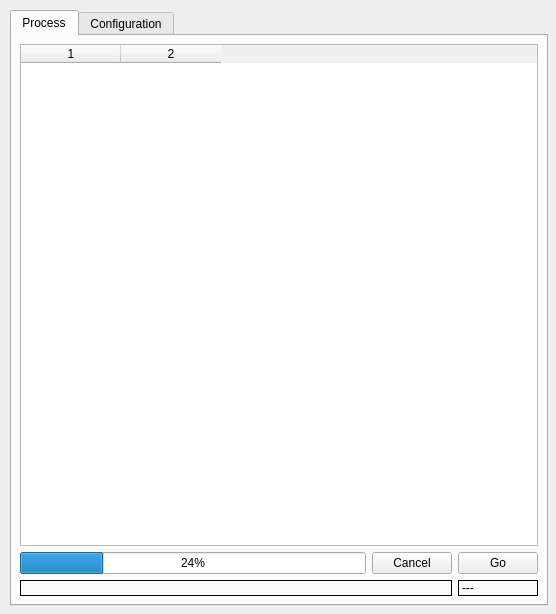
<ui version="4.0" >
 <author>Edmund Bayerle</author>
 <comment></comment>
 <exportmacro></exportmacro>
 <class>MainWindow</class>
 <widget class="QMainWindow" name="MainWindow" >
  <property name="geometry" >
   <rect>
    <x>0</x>
    <y>0</y>
    <width>556</width>
    <height>614</height>
   </rect>
  </property>
  <property name="windowTitle" >
   <string>MainWindow</string>
  </property>
  <widget class="QWidget" name="centralWidget" >
   <widget class="QTabWidget" name="tabWidget" >
    <property name="geometry" >
     <rect>
      <x>10</x>
      <y>10</y>
      <width>538</width>
      <height>596</height>
     </rect>
    </property>
    <widget class="QWidget" name="tab" >
     <attribute name="title" >
      <string>Process</string>
     </attribute>
     <layout class="QGridLayout" >
      <property name="margin" >
       <number>8</number>
      </property>
      <property name="spacing" >
       <number>6</number>
      </property>
      <item row="2" column="0" colspan="2" >
       <widget class="QLabel" name="statusLine" >
        <property name="frameShape" >
         <enum>QFrame::Box</enum>
        </property>
        <property name="text" >
         <string/>
        </property>
       </widget>
      </item>
      <item row="2" column="2" >
       <widget class="QLabel" name="speedLine" >
        <property name="frameShape" >
         <enum>QFrame::Box</enum>
        </property>
        <property name="text" >
         <string>---</string>
        </property>
       </widget>
      </item>
      <item row="1" column="2" >
       <widget class="QPushButton" name="buttonGo" >
        <property name="text" >
         <string>Go</string>
        </property>
       </widget>
      </item>
      <item row="1" column="1" >
       <widget class="QPushButton" name="buttonCancel" >
        <property name="text" >
         <string>Cancel</string>
        </property>
       </widget>
      </item>
      <item row="1" column="0" >
       <widget class="QProgressBar" name="downloadProgress" >
        <property name="value" >
         <number>24</number>
        </property>
       </widget>
      </item>
      <item row="0" column="0" colspan="3" >
       <widget class="QTableWidget" name="filesView" >
        <property name="columnCount" >
         <number>2</number>
        </property>
       </widget>
      </item>
     </layout>
    </widget>
    <widget class="QWidget" name="tab" >
     <attribute name="title" >
      <string>Configuration</string>
     </attribute>
     <widget class="QGroupBox" name="groupBox" >
      <property name="geometry" >
       <rect>
        <x>9</x>
        <y>9</y>
        <width>516</width>
        <height>101</height>
       </rect>
      </property>
      <property name="title" >
       <string>Directories</string>
      </property>
      <layout class="QGridLayout" >
       <property name="margin" >
        <number>8</number>
       </property>
       <property name="spacing" >
        <number>6</number>
       </property>
       <item row="0" column="1" >
        <widget class="QLineEdit" name="textEditSource" />
       </item>
       <item row="0" column="0" >
        <widget class="QLabel" name="label" >
         <property name="text" >
          <string>&lt;html>&lt;head>&lt;meta name=&quot;qrichtext&quot; content=&quot;1&quot; />&lt;/head>&lt;body style=&quot; white-space: pre-wrap; font-family:Sans Serif; font-weight:400; font-style:normal; text-decoration:none;&quot;>&lt;p style=&quot; margin-top:0px; margin-bottom:0px; margin-left:0px; margin-right:0px; -qt-block-indent:0; text-indent:0px;&quot;>Source:&lt;/p>&lt;/body>&lt;/html></string>
         </property>
        </widget>
       </item>
       <item row="1" column="0" >
        <widget class="QLabel" name="label_2" >
         <property name="text" >
          <string>&lt;html>&lt;head>&lt;meta name=&quot;qrichtext&quot; content=&quot;1&quot; />&lt;/head>&lt;body style=&quot; white-space: pre-wrap; font-family:Sans Serif; font-weight:400; font-style:normal; text-decoration:none;&quot;>&lt;p style=&quot; margin-top:0px; margin-bottom:0px; margin-left:0px; margin-right:0px; -qt-block-indent:0; text-indent:0px;&quot;>Destination:&lt;/p>&lt;/body>&lt;/html></string>
         </property>
        </widget>
       </item>
       <item row="0" column="2" >
        <widget class="QPushButton" name="buttonBrowseSource" >
         <property name="text" >
          <string>Browse</string>
         </property>
        </widget>
       </item>
       <item row="1" column="2" >
        <widget class="QPushButton" name="buttonBrowseDestination" >
         <property name="text" >
          <string>Browse</string>
         </property>
        </widget>
       </item>
       <item row="1" column="1" >
        <widget class="QLineEdit" name="textEditDestination" />
       </item>
      </layout>
     </widget>
     <widget class="QPushButton" name="buttonSaveConfiguration" >
      <property name="geometry" >
       <rect>
        <x>440</x>
        <y>540</y>
        <width>85</width>
        <height>24</height>
       </rect>
      </property>
      <property name="text" >
       <string>Save</string>
      </property>
     </widget>
    </widget>
   </widget>
  </widget>
 </widget>
 <layoutdefault spacing="6" margin="6" />
 <pixmapfunction></pixmapfunction>
 <resources/>
 <connections/>
</ui>
